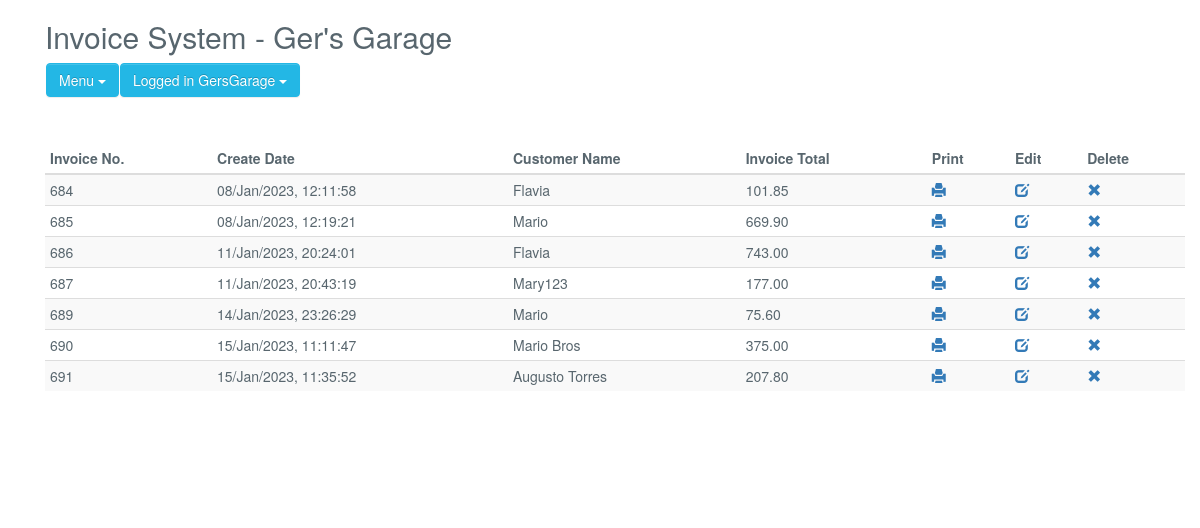
The page /manager/invoice-system-php/invoice_list.php (signed in) on the database as committed earlier.
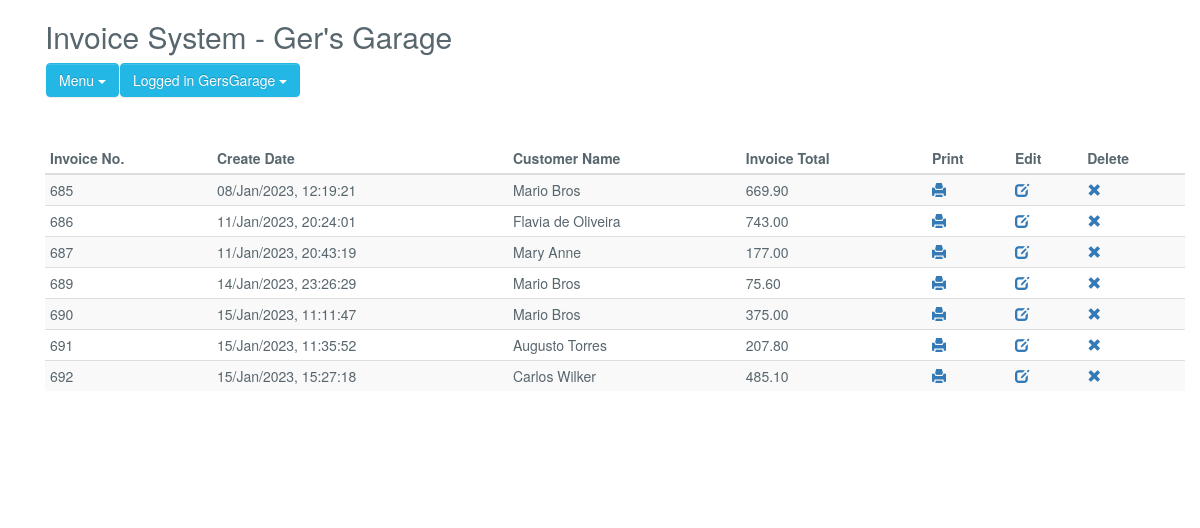
The same page on the database as committed later.
### tables this page shows
CREATE TABLE `invoice_order` (
  `order_id` int(11) NOT NULL,
  `user_id` int(11) NOT NULL,
  `order_date` timestamp NOT NULL DEFAULT current_timestamp(),
  `booking_id` int(11) NOT NULL,
  `mechanic_id` int(11) NOT NULL,
  `order_receiver_name` varchar(250) NOT NULL,
  `order_receiver_address` text NOT NULL COMMENT 'Phone number',
  `order_total_before_tax` decimal(10,2) NOT NULL,
  `order_total_tax` decimal(10,2) NOT NULL,
  `service_fee` double(10,2) NOT NULL,
  `order_tax_per` varchar(250) NOT NULL,
  `order_total_after_tax` double(10,2) NOT NULL,
  `order_amount_paid` decimal(10,2) NOT NULL,
  `order_total_amount_due` decimal(10,2) NOT NULL,
  `note` text NOT NULL
);

### manager/invoice-system-php/Invoice.php (called while the page is built, shortened)
<?php
class Invoice{
	private $host  = 'localhost';
    private $user  = 'root';
    private $password   = "root";
    private $database  = "garage";
    private $invoiceOrderTable = 'invoice_order';
	private $dbConnect = false;
    public function __construct(){
        if(!$this->dbConnect){
            $conn = new mysqli($this->host, $this->user, $this->password, $this->database);
            if($conn->connect_error){
                die("Error failed to connect to MySQL: " . $conn->connect_error);
            }else{
                $this->dbConnect = $conn;
            }
        }
    }
	private function getData($sqlQuery) {
		$result = mysqli_query($this->dbConnect, $sqlQuery);
		$data= array();
		while ($row = mysqli_fetch_array($result, MYSQLI_ASSOC)) {
			$data[]=$row;
		}
		return $data;
	}
	public function getInvoiceList(){
		$sqlQuery = "
			SELECT * FROM ".$this->invoiceOrderTable."
			WHERE user_id = '".$_SESSION['userid']."'";
		return  $this->getData($sqlQuery);
	}
}
?>

### manager/invoice-system-php/invoice_list.php (the view, shortened to what this page needs)
<?php
include('inc/header.php');
include 'Invoice.php';
$invoice = new Invoice();
$invoice->checkLoggedIn();
?>
<link href="css/style.css" rel="stylesheet">
<?php include('inc/container.php');?>
	<div class="container">
	  <h2 class="title">Invoice System - Ger's Garage</h2>
	  <?php include('menu.php');?>
      <table id="data-table" class="table table-condensed table-striped">
        <thead>
          <tr>
            <th>Invoice No.</th>
            <th>Create Date</th>
            <th>Customer Name</th>
            <th>Invoice Total</th>
            <th>Print</th>
            <th>Edit</th>
            <th>Delete</th>
          </tr>
        </thead>
        <?php
		$invoiceList = $invoice->getInvoiceList();
        foreach($invoiceList as $invoiceDetails){
			$invoiceDate = date("d/M/Y, H:i:s", strtotime($invoiceDetails["order_date"]));
            echo '
              <tr>
                <td>'.$invoiceDetails["order_id"].'</td>
                <td>'.$invoiceDate.'</td>
                <td>'.$invoiceDetails["order_receiver_name"].'</td>
                <td>'.$invoiceDetails["order_total_after_tax"].'</td>
                <td><a href="print_invoice.php?invoice_id='.$invoiceDetails["order_id"].'" title="Print Invoice"><span class="glyphicon glyphicon-print"></span></a></td>
                <td><a href="edit_invoice.php?update_id='.$invoiceDetails["order_id"].'"  title="Edit Invoice"><span class="glyphicon glyphicon-edit"></span></a></td>
                <td><a href="#" id="'.$invoiceDetails["order_id"].'" class="deleteInvoice"  title="Delete Invoice"><span class="glyphicon glyphicon-remove"></span></a></td>
              </tr>
            ';
        }
        ?>
      </table>
</div>
<?php include('inc/footer.php');?>

### manager/invoice-system-php/inc/header.php (shortened to what this page needs)
<!DOCTYPE html>
<html>
<head>
<link rel="stylesheet" href="https://maxcdn.bootstrapcdn.com/bootstrap/3.3.5/css/bootstrap.min.css">
<link rel="stylesheet" href="https://maxcdn.bootstrapcdn.com/bootstrap/3.3.5/css/bootstrap-theme.min.css">
    <link rel="stylesheet" href="https://maxcdn.bootstrapcdn.com/bootstrap/3.3.7/css/bootstrap.min.css">
</head>

### manager/invoice-system-php/inc/container.php (shortened to what this page needs)
</head>
<body class="">
	<div class="container" style="min-height:500px;">

### manager/invoice-system-php/menu.php (shortened to what this page needs)
<ul class="nav navbar-nav">
<li class="dropdown">
	<button class="btn btn-info dropdown-toggle" type="button" data-toggle="dropdown">Menu
	<span class="caret"></span></button>
</li>
<?php
if($_SESSION['userid']) { ?>
	<li class="dropdown">
		<button class="btn btn-info dropdown-toggle" type="button" data-toggle="dropdown">Logged in <?php echo $_SESSION['user']; ?>
		<span class="caret"></span></button>
	</li>
<?php } ?>
</ul>
<br /><br /><br /><br />

### manager/invoice-system-php/inc/footer.php (shortened to what this page needs)
</div>
</body></html>

### manager/invoice-system-php/css/style.css (style rules this page uses)
html { background-color1: #f0f3f4; position: relative; min-height: 100%; }
body { background-color: transparent; color: #58666e; font-family: "Source Sans Pro","Helvetica Neue",Helvetica,Arial,sans-serif; font-size: 14px; line-height: 1.42857; }
.navbar-nav>li { float:left; margin-left:1px; }
.btn-info, .panel-info { background-color: #23b7e5; border-color: #23b7e5; color: #fff !important; }

Rows that differ between the two databases and show on the page:
removed invoice_order: order_id "684", order_date "08/Jan/2023, 12:11:58", order_receiver_name "Flavia", order_total_after_tax "101.85"
changed invoice_order "08/Jan/2023, 12:19:21": order_receiver_name "Mario" → "Mario Bros"
changed invoice_order id 686: order_receiver_name "Flavia" → "Flavia de Oliveira"
changed invoice_order id 687: order_receiver_name "Mary123" → "Mary Anne"
changed invoice_order "14/Jan/2023, 23:26:29": order_receiver_name "Mario" → "Mario Bros"
added invoice_order: order_id "692", order_date "15/Jan/2023, 15:27:18", order_receiver_name "Carlos Wilker", order_total_after_tax "485.10"
